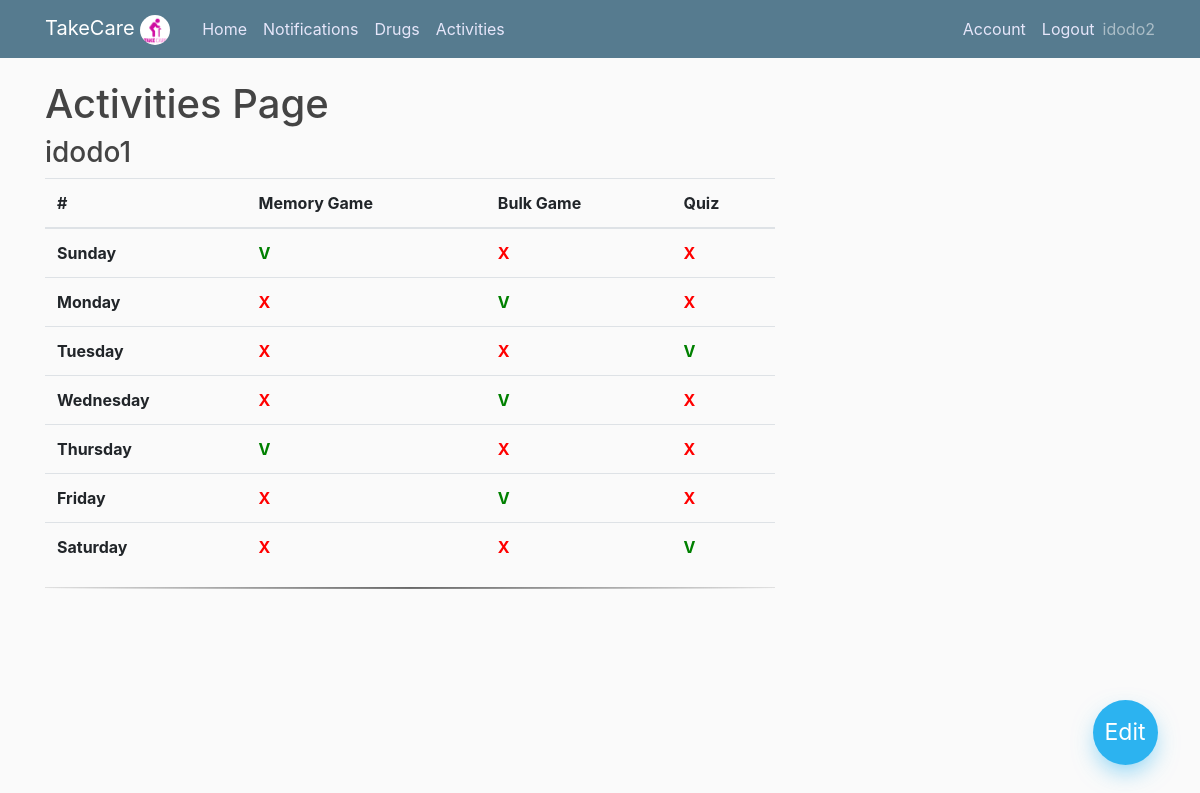
The page /activities (signed in) on the database its author committed.
### app/models.py (models this page shows, shortened)
class User(db.Model, UserMixin):
    id = db.Column(db.Integer, primary_key=True)
    username = db.Column(db.String(20), unique=True,nullable=False)
    email = db.Column(db.String(100), unique=True,nullable=False)
    image_file = db.Column(db.String(100),nullable=False,default='default.jpg')
    password= db.Column(db.String(60),nullable=False)
    ElderlyUser = db.relationship('Elderlyuser',backref='creator',lazy=True )
    Notifications = db.relationship('Notification',backref='creator',lazy=True )
    Drugs = db.relationship('Drug',backref='creator',lazy=True )

class Elderlyuser(db.Model, UserMixin):
    id = db.Column(db.Integer, primary_key=True)
    username = db.Column(db.String(20), unique=True,nullable=False)
    password= db.Column(db.String(60),nullable=False)
    user_id = db.Column(db.Integer, db.ForeignKey('user.id'), nullable=False)

class Activities(db.Model):
    id = db.Column(db.Integer, primary_key=True)
    day= db.Column(db.Integer, nullable=False)
    activity1= db.Column(db.Boolean, nullable=False)
    activity2= db.Column(db.Boolean, nullable=False)
    activity3= db.Column(db.Boolean, nullable=False)
    user_id = db.Column(db.Integer, db.ForeignKey('user.id'), nullable=False)
    elderly_user_id = db.Column(db.Integer, db.ForeignKey('elderlyuser.id'), nullable=False)

### app/routes.py (the view)
@app.route("/activities")
@login_required
def activities():
    if current_user.is_authenticated:
        activities = Activities.query.filter_by(user_id=current_user.id).order_by(Activities.day.asc())
        eldelys = Elderlyuser.query.filter_by(user_id=current_user.id)
        eldelys_dict = {i.id: i.username for i in eldelys}
        eldely_activities = {}
        for el_id in eldelys_dict.keys():
            d1 = Activities.query.filter_by(user_id=current_user.id,elderly_user_id=el_id, day=1).first()
            d2 = Activities.query.filter_by(user_id=current_user.id,elderly_user_id=el_id, day=2).first()
            d3 = Activities.query.filter_by(user_id=current_user.id,elderly_user_id=el_id, day=3).first()
            d4 = Activities.query.filter_by(user_id=current_user.id,elderly_user_id=el_id, day=4).first()
            d5 = Activities.query.filter_by(user_id=current_user.id,elderly_user_id=el_id, day=5).first()
            d6 = Activities.query.filter_by(user_id=current_user.id,elderly_user_id=el_id, day=6).first()
            d7 = Activities.query.filter_by(user_id=current_user.id,elderly_user_id=el_id, day=7).first()
            eldely_activities[el_id] = {'d1':d1,'d2':d2,'d3':d3,'d4':d4,'d5':d5,'d6':d6,'d7':d7}
        return render_template("activities.html", title="activities",eldely_activities=eldely_activities,eldelys_dict=eldelys_dict)
    else:
        return render_template("home.html")

### app/models.py (called while the page is built)
@login_manager.user_loader
def load_user(user_id):
    return User.query.get(int(user_id))

### app/templates/activities.html
{% extends "layout.html" %}
{% block content %}
    <h1>Activities Page</h1>
    <div class="floating-container">
        <a class="floating-button" href="{{ url_for('add_activity')}}">Edit</a>
    </div>
    {% for elderly_user_id in eldelys_dict.keys()%}
      <h3>{{eldelys_dict[elderly_user_id]}}</h3>
              <table class="table">
                  <thead>
                    <tr>
                      <th scope="col">#</th>
                      <th scope="col">Memory Game</th>
                      <th scope="col">Bulk Game</th>
                      <th scope="col">Quiz</th>
                    </tr>
                  </thead>
                  <tbody>
                    <tr>
                      <th scope="row">Sunday</th>
                      <td style="{{ 'color: green;font-weight: bold;' if eldely_activities[elderly_user_id]['d1'].activity1 else 'color: red;font-weight: bold;' }}">{{ 'V' if eldely_activities[elderly_user_id]['d1'].activity1 else 'X' }}</td>
                      <td style="{{ 'color: green;font-weight: bold;' if eldely_activities[elderly_user_id]['d1'].activity2 else 'color: red;font-weight: bold;' }}">{{ 'V' if eldely_activities[elderly_user_id]['d1'].activity2 else 'X' }}</td>
                      <td style="{{ 'color: green;font-weight: bold;' if eldely_activities[elderly_user_id]['d1'].activity3 else 'color: red;font-weight: bold;' }}">{{ 'V' if eldely_activities[elderly_user_id]['d1'].activity3 else 'X' }}</td>
                    </tr>
                    <tr>
                      <th scope="row">Monday</th>
                      <td style="{{ 'color: green;font-weight: bold;' if eldely_activities[elderly_user_id]['d2'].activity1 else 'color: red;font-weight: bold;' }}">{{ 'V' if eldely_activities[elderly_user_id]['d2'].activity1 else 'X' }} </td>
                      <td style="{{ 'color: green;font-weight: bold;' if eldely_activities[elderly_user_id]['d2'].activity2 else 'color: red;font-weight: bold;' }}">{{ 'V' if eldely_activities[elderly_user_id]['d2'].activity2 else 'X' }}  </td>
                      <td style="{{ 'color: green;font-weight: bold;' if eldely_activities[elderly_user_id]['d2'].activity3 else 'color: red;font-weight: bold;' }}">{{ 'V' if eldely_activities[elderly_user_id]['d2'].activity3 else 'X' }}</td>
                    </tr>
                    <tr>
                      <th scope="row">Tuesday</th>
                      <td style="{{ 'color: green;font-weight: bold;' if eldely_activities[elderly_user_id]['d3'].activity1 else 'color: red;font-weight: bold;' }}">{{ 'V' if eldely_activities[elderly_user_id]['d3'].activity2 else 'X' }}</td>
                      <td style="{{ 'color: green;font-weight: bold;' if eldely_activities[elderly_user_id]['d3'].activity2 else 'color: red;font-weight: bold;' }}">{{ 'V' if eldely_activities[elderly_user_id]['d3'].activity1 else 'X' }} </td>
                      <td style="{{ 'color: green;font-weight: bold;' if eldely_activities[elderly_user_id]['d3'].activity3 else 'color: red;font-weight: bold;' }}">{{ 'V' if eldely_activities[elderly_user_id]['d3'].activity3 else 'X' }}</td>
                    </tr>
                    <tr>
                      <th scope="row">Wednesday</th>
                      <td style="{{ 'color: green;font-weight: bold;' if eldely_activities[elderly_user_id]['d4'].activity1 else 'color: red;font-weight: bold;' }}">{{ 'V' if eldely_activities[elderly_user_id]['d4'].activity1 else 'X' }} </td>
                      <td style="{{ 'color: green;font-weight: bold;' if eldely_activities[elderly_user_id]['d4'].activity2 else 'color: red;font-weight: bold;' }}">{{ 'V' if eldely_activities[elderly_user_id]['d4'].activity2 else 'X' }}</td>
                      <td style="{{ 'color: green;font-weight: bold;' if eldely_activities[elderly_user_id]['d4'].activity3 else 'color: red;font-weight: bold;' }}">{{ 'V' if eldely_activities[elderly_user_id]['d4'].activity3 else 'X' }}</td>
                    </tr>
                    <tr>
                      <th scope="row">Thursday</th>
                      <td style="{{ 'color: green;font-weight: bold;' if eldely_activities[elderly_user_id]['d5'].activity1 else 'color: red;font-weight: bold;' }}">{{ 'V' if eldely_activities[elderly_user_id]['d5'].activity1 else 'X' }} </td>
                      <td style="{{ 'color: green;font-weight: bold;' if eldely_activities[elderly_user_id]['d5'].activity2 else 'color: red;font-weight: bold;' }}">{{ 'V' if eldely_activities[elderly_user_id]['d5'].activity2 else 'X' }}</td>
                      <td style="{{ 'color: green;font-weight: bold;' if eldely_activities[elderly_user_id]['d5'].activity3 else 'color: red;font-weight: bold;' }}">{{ 'V' if eldely_activities[elderly_user_id]['d5'].activity3 else 'X' }}</td>
                    </tr>
                    <tr>
                      <th scope="row">Friday</th>
                      <td style="{{ 'color: green;font-weight: bold;' if eldely_activities[elderly_user_id]['d6'].activity1 else 'color: red;font-weight: bold;' }}">{{ 'V' if eldely_activities[elderly_user_id]['d6'].activity1 else 'X' }} </td>
                      <td style="{{ 'color: green;font-weight: bold;' if eldely_activities[elderly_user_id]['d6'].activity2 else 'color: red;font-weight: bold;' }}">{{ 'V' if eldely_activities[elderly_user_id]['d6'].activity2 else 'X' }}</td>
                      <td style="{{ 'color: green;font-weight: bold;' if eldely_activities[elderly_user_id]['d6'].activity3 else 'color: red;font-weight: bold;' }}">{{ 'V' if eldely_activities[elderly_user_id]['d6'].activity3 else 'X' }}</td>
                    </tr>
                    <tr>
                      <th scope="row">Saturday</th>
                      <td style="{{ 'color: green;font-weight: bold;' if eldely_activities[elderly_user_id]['d7'].activity1 else 'color: red;font-weight: bold;' }}">{{ 'V' if eldely_activities[elderly_user_id]['d7'].activity1 else 'X' }} </td>
                      <td style="{{ 'color: green;font-weight: bold;' if eldely_activities[elderly_user_id]['d7'].activity2 else 'color: red;font-weight: bold;' }}">{{ 'V' if eldely_activities[elderly_user_id]['d7'].activity2 else 'X' }}</td>
                      <td style="{{ 'color: green;font-weight: bold;' if eldely_activities[elderly_user_id]['d7'].activity3 else 'color: red;font-weight: bold;' }}">{{ 'V' if eldely_activities[elderly_user_id]['d7'].activity3 else 'X' }}</td>
                    </tr>
                  </tbody>
                </table>
                <hr/>
    {% endfor %}
{% endblock content %}

### app/templates/layout.html (shortened to what this page needs)
<!DOCTYPE html>
<html>
<head>
    <link rel="stylesheet" href="https://maxcdn.bootstrapcdn.com/bootstrap/4.0.0/css/bootstrap.min.css">
    <link rel="stylesheet" href="https://cdn.jsdelivr.net/npm/bootstrap@4.5.3/dist/css/bootstrap.min.css">
    <link rel="stylesheet" type="text/css" href="{{ url_for('static', filename='main.css') }}">
</head>
<body>
    <header class="site-header">
      <nav class="navbar navbar-expand-md navbar-dark bg-steel fixed-top">
        <div class="container">
          <a class="navbar-brand mr-4" href="/">TakeCare   <img src="{{ url_for('static', filename='take_logo1.png') }}" alt="Take Care" width="30" height="30" style=" border-radius: 50%"></a>
          <div class="collapse navbar-collapse" id="navbarToggle">
            <div class="navbar-nav mr-auto">
              <a class="nav-item nav-link" href="{{url_for('home')}}">Home</a>
              <a class="nav-item nav-link" href="{{url_for('notification')}}">Notifications</a>
              <a class="nav-item nav-link" href="{{url_for('drugs')}}">Drugs</a>
              <a class="nav-item nav-link" href="{{url_for('activities')}}">Activities</a>
            </div>
            {% if not current_user.is_authenticated %}
            <div class="navbar-nav">
              <a class="nav-item nav-link" href="{{url_for('login')}}">Login</a>
              <a class="nav-item nav-link" href="{{url_for('register')}}">Register</a>
            </div>
            {% else %}
            <div class="navbar-nav">
              <a class="nav-item nav-link" href="{{url_for('account')}}">Account</a>
              <a class="nav-item nav-link" href="{{url_for('logout')}}">Logout</a>
              <sapn class="navbar-text">{{current_user.username}}</span>
            </div>
            {% endif %}
          </div>
        </div>
      </nav>
    </header>
    <main role="main" class="container">
      <div class="row">
        <div class="col-md-8">
          {% block content %} {% endblock %}
        </div>
    </main>
</body>
</html>

### app/static/main.css (style rules this page uses)
body { background: #fafafa; color: #333333; margin-top: 5rem; }
h1, h2, h3, h4, h5, h6 { color: #444444; }
.bg-steel { background-color:#567b8f; }
.site-header .navbar-nav .nav-link { color: rgb(230, 230, 250); }
.floating-container { position: fixed; width: 100px; height: 100px; bottom: 0; right: 0; margin: 35px 25px; }
.floating-container .floating-button { position: absolute; width: 65px; height: 65px; background: #2cb3f0; bottom: 0; border-radius: 50%; left: 0; right: 0; margin: auto; color: white; line-height: 65px; text-align: center; font-size: 23px; z-index: 100; box-shadow: 0 10px 25px -5px rgba(44, 179, 240, 0.6); cursor: pointer; -webkit-transition: all 0.3s; transition: all 0.3s; }
hr { background: linear-gradient(90deg, rgba(250,250,250,1) 0%, rgba(116,116,116,1) 50%, rgba(250,250,250,1) 100%); height: 1px; }

### rows shown on the page
User: username "idodo2"
Elderlyuser: username "idodo1"
Activities: activity1 "V", activity2 "X", activity3 "X"
Activities: activity1 "X", activity2 "V", activity3 "X"
Activities: activity2 "X", activity1 "X", activity3 "V"
Activities: activity1 "X", activity2 "V", activity3 "X"
Activities: activity1 "V", activity2 "X", activity3 "X"
Activities: activity1 "X", activity2 "V", activity3 "X"
Activities: activity1 "X", activity2 "X", activity3 "V"
